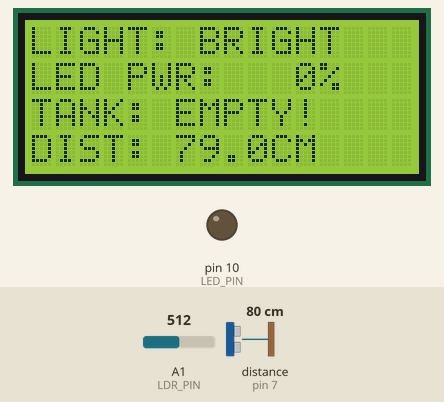
Simulated run of this sketch. Board: Arduino Mega 2560, built with avr-gcc and run on an emulated ATmega2560. On the bench: 16×4 character LCD, output pins drawn as LEDs (lit = HIGH). Wiring (inferred from the names in the program): ultrasonic range finder: trigger pin 6; echo pin 7. Inputs (shaded band) come from the test bench; at power-on: A1 (LDR_PIN) = 512, distance to the obstacle (sensor on pin 7) 80 cm. The echo pulse lasts 58.3 µs per cm; pins used as bus, display or sensor lines are not drawn; what the sketch prints to the serial monitor is not drawn.

Above: at 3.2 s.
3.3 s: A1 (LDR_PIN) set to 483
At 4.6 s:
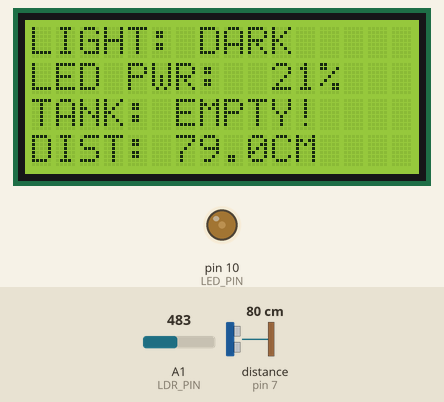
4.9 s: distance to the obstacle (sensor on pin 7) set to 7 cm
At 6.6 s:
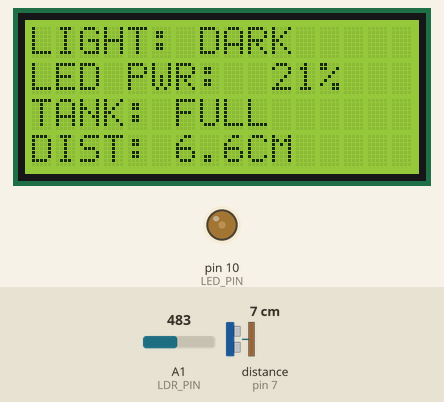
10.8 s: A1 (LDR_PIN) set to 510
At 11.4 s:
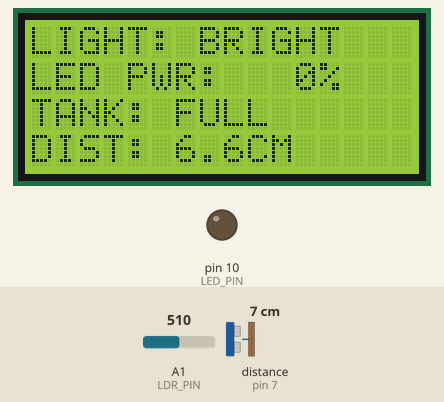
12.3 s: A1 (LDR_PIN) set to 306
At 13.8 s:
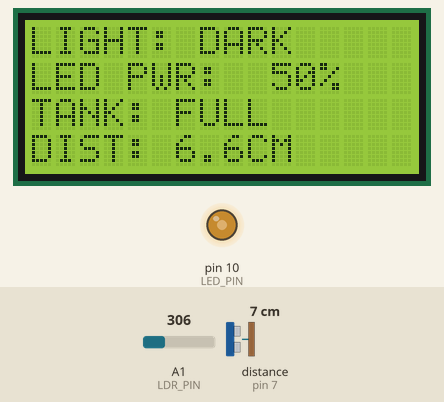
18.2 s: distance to the obstacle (sensor on pin 7) set to 60 cm
At 21.0 s:
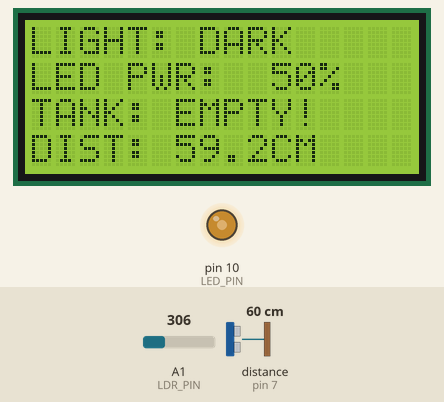
21.5 s: A1 (LDR_PIN) set to 90
At 22.5 s:
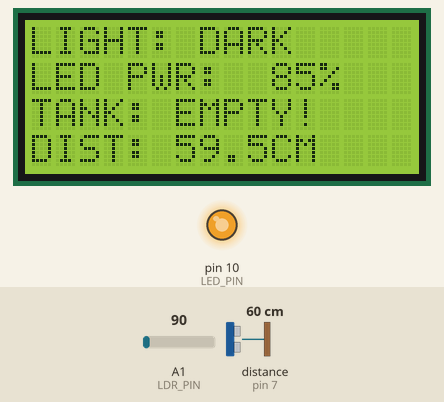
Timing chart, 0 to 24.5 s (numbered marks = the images above; inputs shaded):
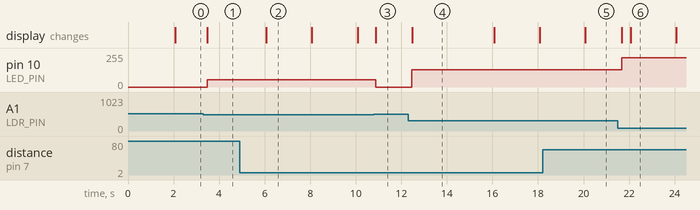

Measured:
- the behaviour switches between 500 and 499 on A1 (LDR_PIN) (found by bisection; images 0 and 1)
- after the input at 3.3 s, pin 10 (LED_PIN): 0/255 → 56/255 after 0.17 s; the display: changes after 0.18 s (image 1)
- after the input at 4.9 s, the display: changes after 1.2 s (image 2)
- after the input at 10.8 s, pin 10 (LED_PIN): 56/255 → 0/255 after 0.07 s; the display: changes after 0.08 s (image 3)
- after the input at 12.3 s, pin 10 (LED_PIN): 0/255 → 129/255 after 0.17 s; the display: changes after 0.18 s (image 4)
- after the input at 18.2 s, the display: changes after 1.9 s (image 5)
- after the input at 21.5 s, pin 10 (LED_PIN): 129/255 → 218/255 after 0.17 s; the display: first changes after 0.18 s (image 6 shows a later state)

The sketch:

Arduino_Uno_Code.ino
```cpp
#include <LiquidCrystal.h>

// --- Pin Definitions ---
#define LDR_PIN A1
#define LED_PIN 10
#define TRIG_PIN 6
#define ECHO_PIN 7

// --- Thresholds ---
#define LDR_THRESHOLD 500
#define TANK_EMPTY_CM 40.0    // Distance in cm that means the tank is empty

// --- Object Initializations ---
// Assuming a 16x4 LCD based on previous designs. (Works on 16x2 as well)
LiquidCrystal lcd(12, 11, 5, 4, 3, 2);

// --- State Variables ---
bool currentlyDark = false;
bool isTankEmpty = false;
float waterDistance = 0.0;

// --- Timers ---
unsigned long previousFastMillis = 0;
const long fastInterval = 200;   // 200ms updates for LDR and LED
unsigned long previousSlowMillis = 0;
const long slowInterval = 2000;  // 2s updates for Ultrasonic to prevent echoes

void setup() {
  pinMode(LED_PIN, OUTPUT);
  pinMode(TRIG_PIN, OUTPUT);
  pinMode(ECHO_PIN, INPUT);

  lcd.begin(16, 4);

  // Hardware Serial to send data to the Mega
  Serial.begin(9600);

  lcd.setCursor(0, 0);
  lcd.print("SMART GREENHOUSE");
  lcd.setCursor(0, 1);
  lcd.print("SYSTEM STARTING");
  delay(2000);
  lcd.clear();
}

void loop() {
  unsigned long currentMillis = millis();

  // ==========================================
  // TASK 1: SLOW SENSORS (Ultrasonic)
  // ==========================================
  if (currentMillis - previousSlowMillis >= slowInterval) {
    previousSlowMillis = currentMillis;

    // Send a 10-microsecond pulse to trigger the sensor
    digitalWrite(TRIG_PIN, LOW);
    delayMicroseconds(2);
    digitalWrite(TRIG_PIN, HIGH);
    delayMicroseconds(10);
    digitalWrite(TRIG_PIN, LOW);

    // Read the echo bounce time
    long duration = pulseIn(ECHO_PIN, HIGH);

    // Calculate distance (Speed of sound is 0.034 cm/us)
    waterDistance = duration * 0.034 / 2;

    // Determine if tank is empty
    isTankEmpty = (waterDistance >= TANK_EMPTY_CM);
  }

  // ==========================================
  // TASK 2: FAST SENSORS, LOGIC & LCD (200ms)
  // ==========================================
  if (currentMillis - previousFastMillis >= fastInterval) {
    previousFastMillis = currentMillis;

    // 1. Read LDR
    int ldrValue = analogRead(LDR_PIN);
    currentlyDark = (ldrValue < LDR_THRESHOLD);

    // 2. Control LED (PWM Dimming)
    int ledBrightness = 0;
    if (currentlyDark) {
      ledBrightness = map(ldrValue, LDR_THRESHOLD, 0, 50, 255);
      ledBrightness = constrain(ledBrightness, 0, 255);
    }
    analogWrite(LED_PIN, ledBrightness);

    // 3. Update LCD
    updateLCD(ldrValue, currentlyDark, ledBrightness, isTankEmpty, waterDistance);

    // 4. Send Data Packet to Mega!
    // Format: "DarkStatus,TankEmptyStatus\n" (e.g., "1,0")
    Serial.print(currentlyDark ? 1 : 0);
    Serial.print(",");
    Serial.println(isTankEmpty ? 1 : 0);
  }
}

// ==========================================
// CUSTOM FUNCTIONS
// ==========================================

void updateLCD(int ldrRaw, bool isDark, int brightness, bool empty, float distance) {
  // Row 1: Light Status
  lcd.setCursor(0, 0);
  lcd.print("LIGHT: ");
  lcd.print(isDark ? "DARK  " : "BRIGHT");

  // Row 2: LED Dimming %
  lcd.setCursor(0, 1);
  lcd.print("LED PWR: ");
  int brightPct = map(brightness, 0, 255, 0, 100);
  if(brightPct < 100) lcd.print(" ");
  if(brightPct < 10)  lcd.print(" ");
  lcd.print(brightPct);
  lcd.print("%  ");

  // Row 3: Tank Status
  lcd.setCursor(0, 2);
  lcd.print("TANK: ");
  lcd.print(empty ? "EMPTY! " : "FULL     ");

  // Row 4: Raw Water Distance
  lcd.setCursor(0, 3);
  lcd.print("DIST: ");
  lcd.print(distance, 1);
  lcd.print("CM   "); // Padding to clear old numbers
}
```
